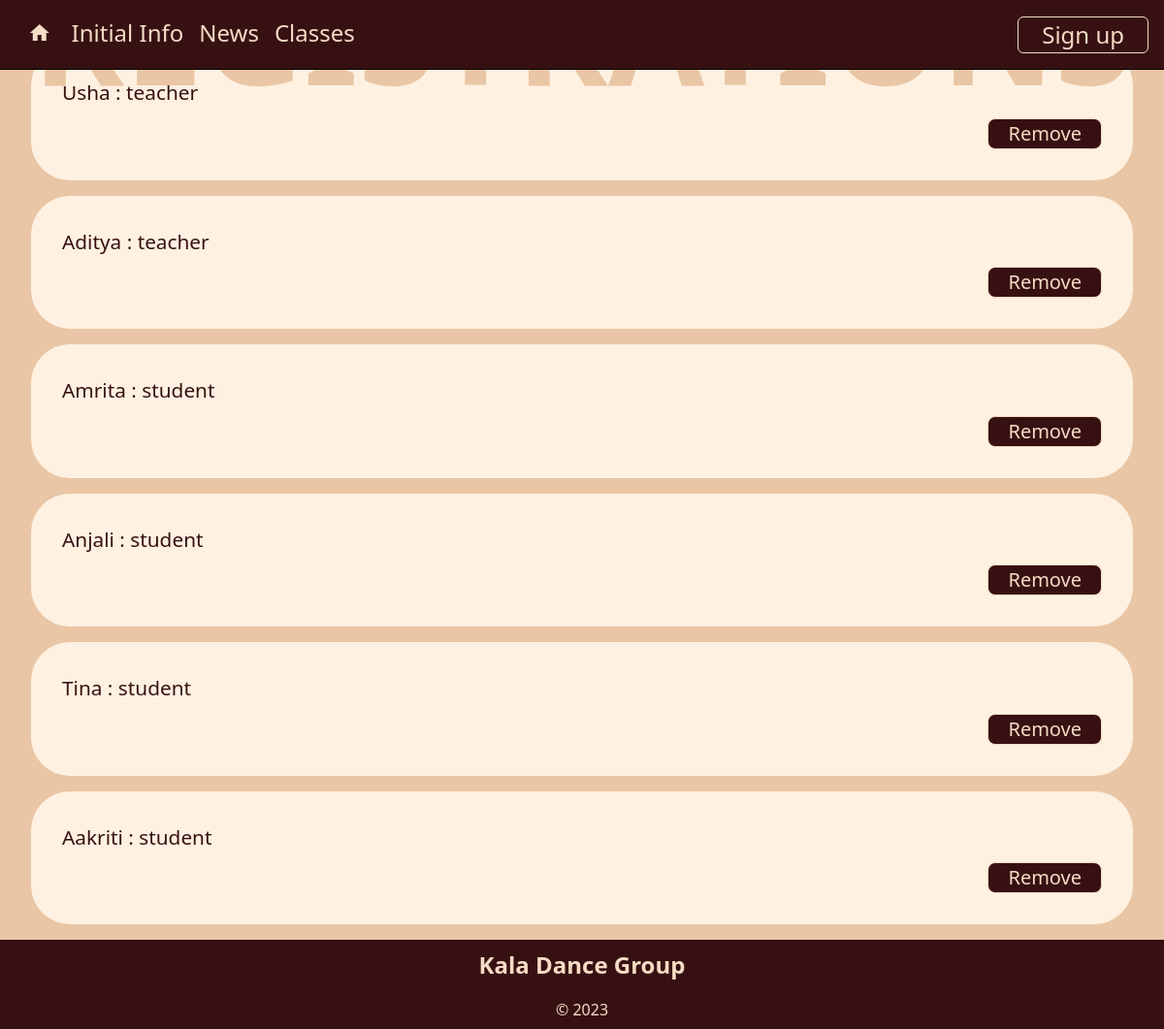
/registrations?class_id=2, run on the app's committed database.
### tables this page shows
CREATE TABLE member(
    member_id integer primary key autoincrement,
    firstname text not null,
    surname text not null,
    email text  not null unique,
    age_group text not null,
    about_me text,
    password text not null,
    authorisation integer not null
);

### server.py (the view)
@app.route('/registrations')
def registrations():
    data = request.args
    sql = """ select m.member_id, m.firstname, m.age_group, c.class_title
            from member m
            join registration r on m.member_id = r.member_id
            join classes c on r.class_id = c.class_id
            where c.class_id = ?
            order by m.age_group desc;
            """
    values_tuple=(data['class_id'],)
    result = run_search_query_tuples(sql, values_tuple, db_path, True)
    return render_template("register.html", register=result)

### db_function.py (called while the page is built)
def run_search_query_tuples(sql_query,values_tuple, file_path, rowfactory=False):
    result = None
    try:
        db = sqlite3.connect(file_path)
        if rowfactory:
            db.row_factory = sqlite3.Row
        cursor = db.cursor()
        cursor.execute(sql_query,values_tuple)
        result = cursor.fetchall()
        cursor.close()
    except sqlite3.Error as error:
        print("Error running search query tuples: {}".format(error))
        return None
    db.close()
    if result is None:
        print("No search values were found")
    return result

### templates/register.html (shortened to what this page needs)
{% extends "layout.html" %}
{% block content %}
    {%  for row in register %}
        <div class="small_container_round">
            <p class="class-text">{{ row['firstname'] }} : {{ row['age_group'] }}<p class="big-text">
            <div class="text-end news-meta">
            <a class="btn btn-lg btn-outline" href="">Remove</a>
            </div>
        </div>
    {% endfor %}
{% endblock %}

### templates/layout.html (shortened to what this page needs)
<!DOCTYPE html>
<html lang="en">
<head>
<link href="https://cdn.jsdelivr.net/npm/bootstrap@5.2.3/dist/css/bootstrap.min.css" rel="stylesheet">
<link rel="stylesheet" href="static/StyleSheet.css">
</head>
<body>
<div class="container-fluid">
    <nav class="navbar navbar-expand-lg navbar-dark px-3 py-3.5 fixed-top">
    <div class="collapse navbar-collapse" id="collapsibleNavbar">
        <ul class="navbar-nav">
            <li class="nav-item">
                <a class="nav-link" href="/"><i class="material-icons">home</i></a>
            </li>
            <li class="nav-item">
                <a class="nav-link" href="/initialinfo">Initial Info</a>
            </li>
            <li class="nav-item">
                <a class="nav-link" href="/news">News</a>
            </li>
            <li class="nav-item">
                <a class="nav-link" href="/classes">Classes</a>
            </li>
        </ul>
        <div class="ms-auto nav-item">
            <a class="nav-link btn btn-outline" href="/signup">Sign up</a></div>
    </div>
</nav>
</div>
<div class="container-fluid position-relative mb-0">
    <div class="text-float">
        <div class="header">{% block header %}{% endblock %} </div>
    </div>
</div>
{% block content %}
{% endblock %}
<footer class="container-fluid footer-content">
    <p>Kala Dance Group</p>
    <div>&copy; 2023</div>
</footer>
</body>
</html>

### static/StyleSheet.css (style rules this page uses)
:root { --beige: rgb(233, 198, 165); --almond: rgb(255, 241, 225); --light-beige: rgb(245, 220, 197); --maroon: rgb(55, 17, 18); --light-maroon: rgb(88, 23, 24); }
body { font-family: 'Noto Sans', sans-serif; font-size: 100%; background-color: var(--beige); }
.navbar { background-color: var(--maroon); border-bottom: 1px solid black; }
.nav-link { text-align: center; font-size: 1.5em; color: var(--light-beige); }
nav .btn-outline { display: inline-block; }
.material-icons { padding: 0.25em 0.2em; }
.btn { background-color: var(--maroon); color: var(--light-beige); }
.btn-outline { border: 1px solid var(--light-beige); padding: 0em 1em; }
li { color: var(--maroon); }
.container-fluid { border: 0px; padding:0; }
.small_container_round { border: 0px solid blue; background-color: var(--almond); padding: 2em 2em; margin-bottom: 1em; margin-top: 1em; margin-left: 2em; margin-right: 2em; border-radius: 40px; }
.text-float { font-size: 3em; text-align: center; font-weight: 600; color: var(--beige); position:absolute; left:50%; top:50%; width:100%; transform:translate(-50%,-50%); border: 0px solid green; }
.text-float .header { font-size: 3em; }
.big-text { font-size: 1.3em; text-align: center; font-weight: 500; margin: 0; color: var(--maroon); padding-bottom: 0.5em; }
.class-text { font-size: 1.3em; text-align: left; font-weight: 500; margin: 0; color: var(--maroon); }
.news-meta { font-size: 1em; color: var(--maroon); }
.footer-content { background-color: var(--maroon); text-align: center; padding: 0.5em 0 0.5em 0; color: var(--light-beige); }
.footer-content p:first-child { font-weight:600; font-size: 1.5em; }

### data on the page
member: firstname "Usha", age_group "teacher"
member: firstname "Aditya", age_group "teacher"
member: firstname "Amrita", age_group "student"
member: firstname "Anjali", age_group "student"
member: firstname "Tina", age_group "student"
member: firstname "Aakriti", age_group "student"
